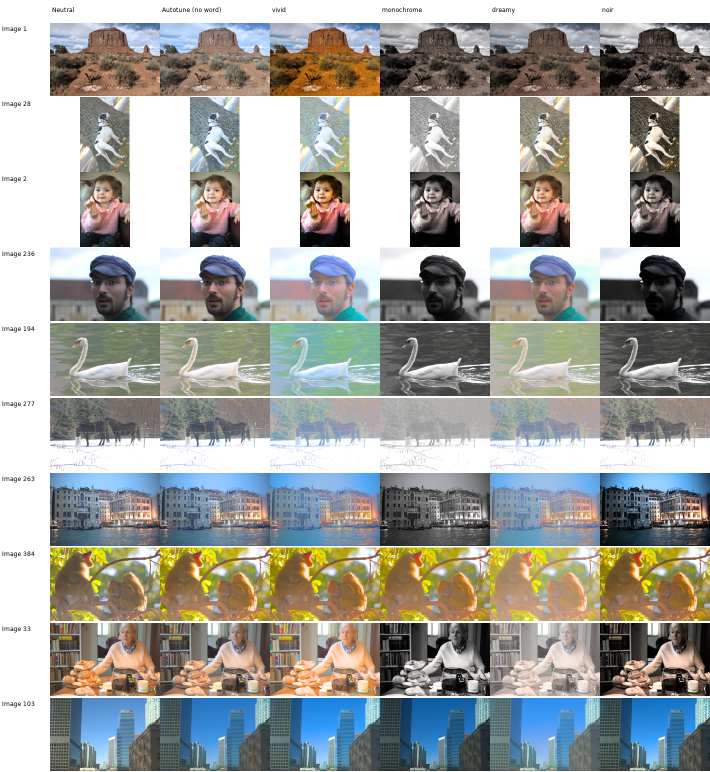
#> input picture papers/figures/autotune_word_filters.png, 1420 x 1544 px, given in place of a0015-DSC_0081_neutral.png, which was not available (shown at 1/2 size)
$ python render_tip_fit_examples.py
#> lines starting #> are read from the running program, lines starting #| are printed output that depends on the picture
"""Render a TIP figure showing Default ISP and fitted FiveK outputs."""

from pathlib import Path

from PIL import Image, ImageDraw, ImageFont


ROOT = Path("/data/data1/FiveK/C_data/results/isp_match_105_v4/images")
OUTPUT = Path(__file__).resolve().parents[2] / "paper_figures" / "fivek_fit_examples.png"
SCENES = (
    ("a0015-DSC_0081", "Beach portrait"),
    ("a0017-050710_031618__MG_3496", "Woodland shelter"),
)
PANEL_LABELS = ("Default ISP", "Fit A", "Fit B", "Fit C", "Fit D", "Fit E")
PANEL_WIDTH = 300
PANEL_HEIGHT = 225
ROW_HEIGHT = 330
MARGIN = 24


def load_font(size):
    for candidate in ("DejaVuSans.ttf", "/usr/share/fonts/truetype/dejavu/DejaVuSans.ttf"):
        try:
            return ImageFont.truetype(candidate, size)
        except OSError:
            pass
    return ImageFont.load_default()


def render():
    OUTPUT.parent.mkdir(parents=True, exist_ok=True)
    width = MARGIN * 2 + PANEL_WIDTH * len(PANEL_LABELS)
    height = MARGIN + ROW_HEIGHT * len(SCENES) + MARGIN
    canvas = Image.new("RGB", (width, height), "white")
#> canvas: PIL image 1848x708 RGB; every value is 255
    draw = ImageDraw.Draw(canvas)
    title_font = load_font(20)
    label_font = load_font(16)

    for row_index, (image_id, scene_label) in enumerate(SCENES):
        scene_root = ROOT / image_id
        top = MARGIN + row_index * ROW_HEIGHT
        draw.text((MARGIN, top), f"{image_id}: {scene_label}", fill="#1f2c34", font=title_font)
        image_top = top + 55
        paths = [scene_root / "targets" / f"{image_id}_neutral.png"]
        paths.extend(scene_root / "renders" / f"{image_id}_expert_{letter}_isp_fit.png"
                     for letter in "ABCDE")
        for column, (label, path) in enumerate(zip(PANEL_LABELS, paths)):
            left = MARGIN + column * PANEL_WIDTH
            draw.text((left + 4, image_top), label, fill="#34444c", font=label_font)
            with Image.open(path) as source:
#> source is the input picture: PIL image 1420x1544 RGB; mean R, G, B 162.4, 163.2, 159
                photo = source.convert("RGB")
                photo.thumbnail((PANEL_WIDTH - 12, PANEL_HEIGHT), Image.Resampling.LANCZOS)
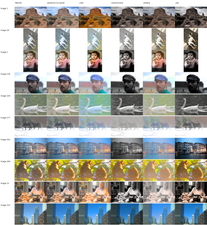
#> photo: PIL image 207x225 RGB; mean R, G, B 162.1, 162.9, 158.7
                x = left + (PANEL_WIDTH - photo.width) // 2
#> x = 70
                y = image_top + 28 + (PANEL_HEIGHT - photo.height) // 2
#> y = 107
                canvas.paste(photo, (x, y))
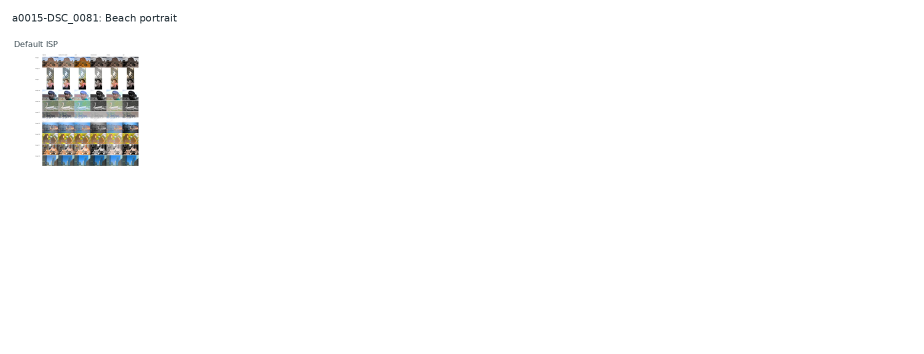
#> canvas: PIL image 1848x708 RGB (shown at 1/2 size); mean R, G, B 251.4, 251.4, 251.3

    canvas.save(OUTPUT, optimize=True)
    print(f"Wrote {OUTPUT} ({width}x{height})")


if __name__ == "__main__":
#> (the run stopped early here; a loop or call above may not have finished)

$ run again, on papers/figures/learned_pole_coefficients.png
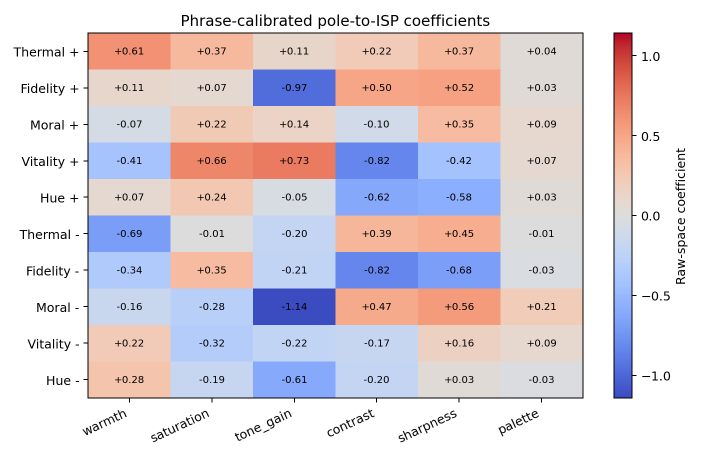
#> input picture papers/figures/learned_pole_coefficients.png, 1440 x 917 px, given in place of a0015-DSC_0081_neutral.png, which was not available (shown at 1/2 size)
#> in render, source is the input picture: PIL image 1440x917 RGBA; mean R, G, B, A 220.2, 211.9, 219.1, 255
#> in render, `photo.thumbnail((PANEL_WIDTH - 12, PANEL_HEIGHT), Image.Resampling.LAN..`:
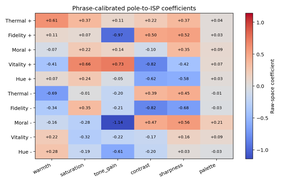
#> photo: PIL image 288x183 RGB; mean R, G, B 219.9, 211.5, 218.8
#> in render, `canvas.paste(photo, (x, y))`:
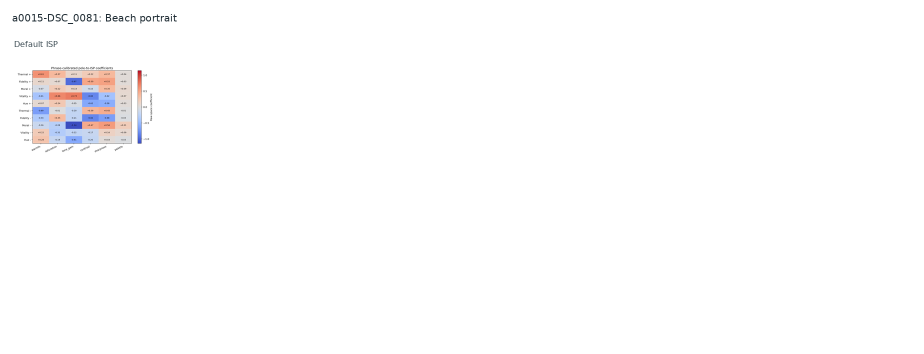
#> canvas: PIL image 1848x708 RGB (shown at 1/2 size); mean R, G, B 253.3, 253, 253.3
